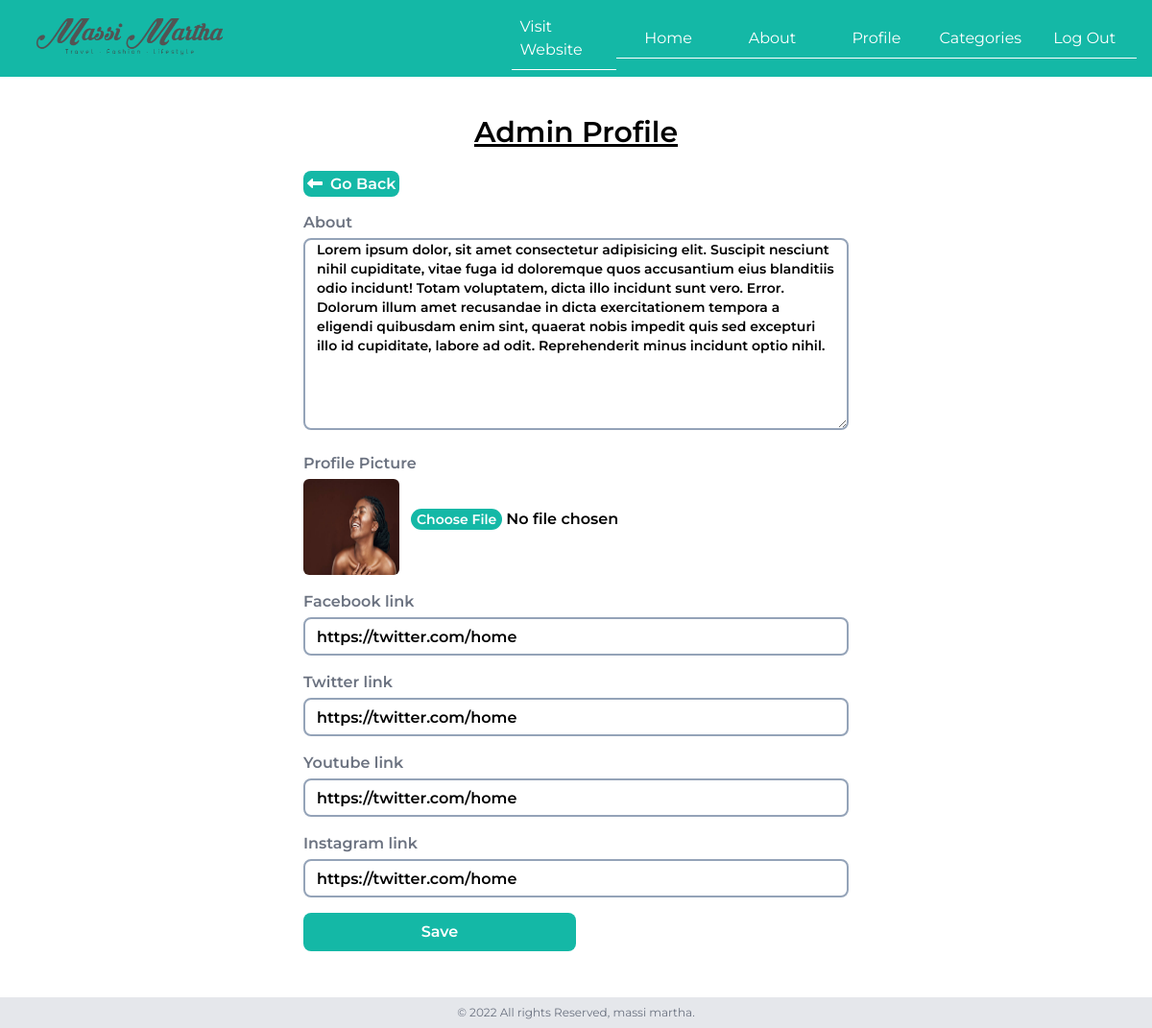
The app's page /admin_panel/profile.php (signed in) with its own data.
### tables this page shows
CREATE TABLE `tbl_about` (
  `id` int(11) NOT NULL,
  `aboutus` text NOT NULL,
  `fb` text NOT NULL,
  `tw` text NOT NULL,
  `ig` text NOT NULL,
  `yt` text NOT NULL,
  `pp` text NOT NULL
);

### admin_panel/profile.php (the view, shortened to what this page needs)
<?php
include '../config/config.inc.php';
?>
<?php
include 'partials/header-add.php';
?>
<?php
$results = $db->query("SELECT * FROM tbl_about");
if($row = $results->fetch_assoc()) {
$abt=$row['aboutus'];
$fb = $row['fb'];
$tw=$row['tw'];
$yt=$row['yt'];
$current_image=$row['pp'];
}
    ?>
<div class="w-full flex justify-center items-center p-8 mt-2">
<form class="lg:w-1/2 w-full space-y-4 font-semibold" method="post" enctype="multipart/form-data">
<div class="text-center mb-6">
<p class="text-3xl underline">Admin Profile</p>
</div>
<a href="index" class="w-auto  p-1 my-6 font-semibold bg-teal-500 text-white rounded-lg "><i class="fa-solid fa-left-long mr-2"></i>Go Back</a>
    <div class="font-semibold">
        <label class="block mb-1 text-gray-500" for="forms-labelOverInputCode">About </label>
        <textarea class="w-full px-3 text-sm border-slate-400 placeholder-gray-300 border-2 rounded-lg focus:outline-none h-[200px]"  name="about" required/><?php echo $abt; ?></textarea>
      </div>
      <div class="font-semibold">
        <label class="block mb-1 text-gray-500" for="forms-labelOverInputCode">Profile Picture </label>
        <div class="flex items-center">
     <img src="../images/<?php echo $current_image; ?>" alt="prof_image" class="w-[100px] h-[100px] rounded-md" id="imgDisplay">
     <input class="w-full h-10 px-3 focus:outline-none file:border-0  file:rounded-full file:text-sm file:font-semibold file:bg-teal-500 file:text-white" type="file" name="image" onChange="displayImage(this)"/>
     </div>
      </div>
      <div class="font-semibold">
        <label class="block mb-1 text-gray-500" for="forms-labelOverInputCode">Facebook link </label>
        <input class="w-full h-10 px-3  border-slate-400 placeholder-gray-300 border-2 rounded-lg focus:outline-none" type="url" name="fb" value="<?php echo $fb; ?>" required/>
      </div>
      <div class="font-semibold">
        <label class="block mb-1 text-gray-500" for="forms-labelOverInputCode">Twitter link </label>
        <input class="w-full h-10 px-3  border-slate-400 placeholder-gray-300 border-2 rounded-lg focus:outline-none" type="url" name="tw" value="<?php echo $tw; ?>" required/>
      </div>
      <div class="font-semibold">
        <label class="block mb-1 text-gray-500" for="forms-labelOverInputCode">Youtube link </label>
        <input class="w-full h-10 px-3  border-slate-400 placeholder-gray-300 border-2 rounded-lg focus:outline-none" type="url" name="yt" value="<?php echo $yt; ?>" required/>
      </div>
      <div class="font-semibold">
        <label class="block mb-1 text-gray-500" for="forms-labelOverInputCode">Instagram link </label>
        <input class="w-full h-10 px-3  border-slate-400 placeholder-gray-300 border-2 rounded-lg focus:outline-none" type="url" name="ig" value="<?php echo $yt; ?>" required/>
      </div>
    <input class="w-1/2 h-10 px-3 mb-2 font-semibold bg-teal-500 cursor-pointer text-white rounded-lg focus:outline-none" type="submit" name="update" value="Save"/>
  </form>
</div>
<?php include 'partials/footer.php'; ?>

### css/main.css (style rules this page uses)
* { margin: 0; padding: 0; box-sizing: border-box; }
body { font-family: 'Montserrat', sans-serif; }

### records on screen
tbl_about: about "Lorem ipsum dolor, sit amet consectetur adipisicing elit. Suscipit nesciunt nihil cupiditate, vitae fuga id doloremque quos accusantium eius blanditiis odio incidunt! Totam voluptatem, dicta illo incidunt sunt vero. Error. Dolorum illum amet recusandae in dicta exercitationem tempora a eligendi quibusdam enim sint, quaerat nobis impedit quis sed excepturi illo id cupiditate, labore ad odit. Reprehenderit minus incidunt optio nihil.", pp (picture), fb "https://twitter.com/home", tw "https://twitter.com/home", yt "https://twitter.com/home", ig "https://twitter.com/home"
